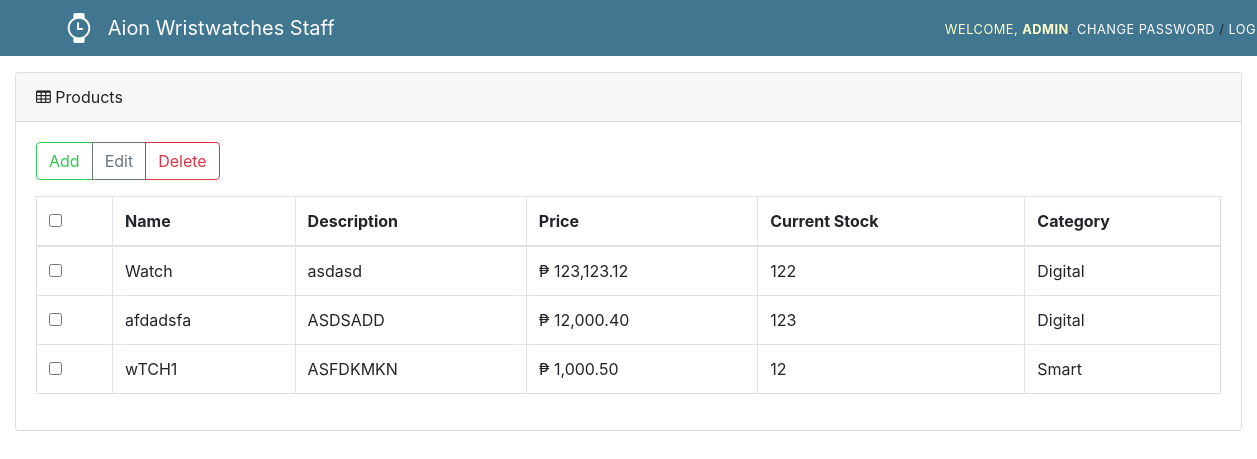
/prodman/ (signed in), run on an earlier commit of the app's database.
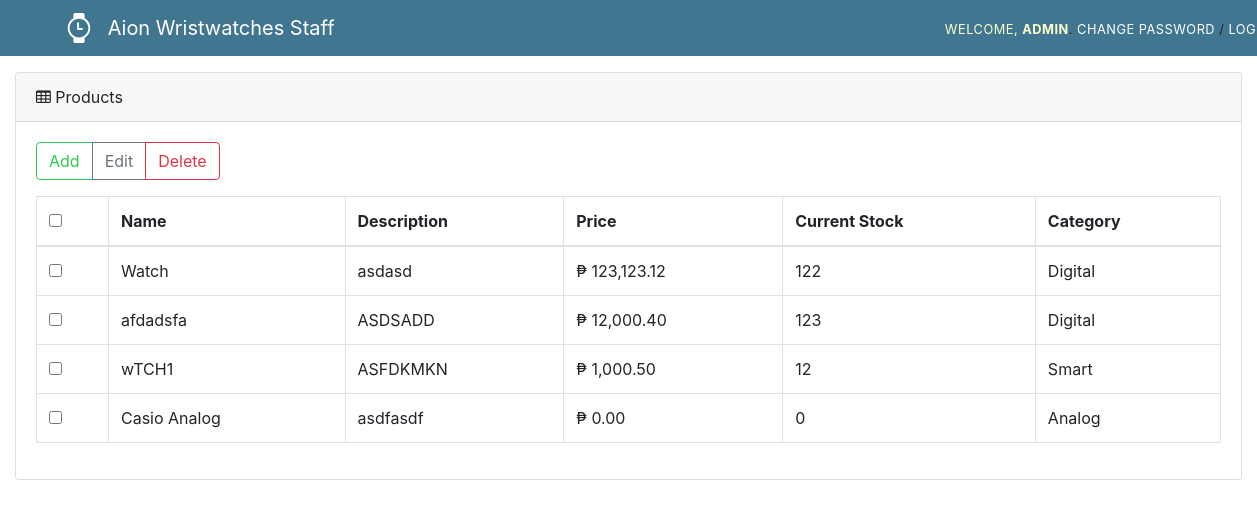
And on a later commit of the database.
### ecommerce/models.py (models this page shows, shortened)
class Product(models.Model):
    prodname = models.CharField(max_length=100)
    description = models.CharField(max_length=300)
    price = models.DecimalField(default=0.00, max_digits=20, decimal_places=2, validators=[MinValueValidator(0)])
    initialstock = models.PositiveIntegerField(default=0)
    quantity = models.PositiveIntegerField(default=0)
    CHOICES = (
        ('Analog', 'Analog'),
        ('Digital', 'Digital'),
        ('Smart', 'Smart'),
    )
    category = models.CharField(max_length=7, choices=CHOICES)
    image = models.ImageField(upload_to='ecommerce/static/product_images/', blank=True)
    is_active = models.BooleanField(default=True)
    class Meta:
        verbose_name_plural = "Products"

### ecommerce/views.py (the view)
# urls.py: url(r'^prodman/$', views.prodman, name='prodman'),
def prodman(request):
    product_list = Product.objects.all()
    context = {
        'product_list': product_list,
    }
    return render(request, 'ecommerce/prodman.html', context)

### ecommerce/templates/ecommerce/prodman.html (shortened to what this page needs)
{% extends 'ecommerce/extends/header3.html' %}
{% load static %}
{% load humanize %}
{% block body %}
    <div class="container-fluid">
    <div class="card mt-3">
      <div class="card-header">
        <i class="fa fa-table"></i> Products
      </div>
      <div class="card-body">
        <div class="btn-group" role="group">
          <button type="button" class="btn btn-outline-success" id="btnAdd">Add</button>
          <button type="button" class="btn btn-outline-secondary" id="btnEdit">Edit</button>
          <button type="button" class="btn btn-outline-danger" id="btnDelete">Delete</button>
        </div>
        <table class="table table-bordered mt-3">
          <thead>
            <tr>
              <th scope="col"><input type="checkbox"></th>
              <th scope="col">Name</th>
              <th scope="col">Description</th>
              <th scope="col">Price</th>
              <th scope="col">Current Stock</th>
              <th scope="col">Category</th>
            </tr>
          </thead>
          <tbody>
            {% for product in product_list %}
              <tr>
                <td><input type="checkbox" data-type="check_product" data-id="{{ product.id }}"></td>
                <td data-id="{{ product.id }}" data-type="name">{{ product.prodname }}</td>
                <td data-id="{{ product.id }}" data-type="description">{{ product.description }}</td>
                <td data-id="{{ product.id }}" data-type="price">&#x20B1 {{ product.price|intcomma }}</td>
                <td data-id="{{ product.id }}" data-type="quantity">{{ product.quantity }}</td>
                <td data-id="{{ product.id }}" data-type="category">{{ product.category }}</td>
              </tr>
            {% endfor %}
          </tbody>
        </table>
      </div>
    </div>
    </div>
{% endblock %}

What changed in the data, as far as the page shows it:
added Product: prodname "Casio Analog", description "asdfasdf", price "0.00", quantity "0", category "Analog"
